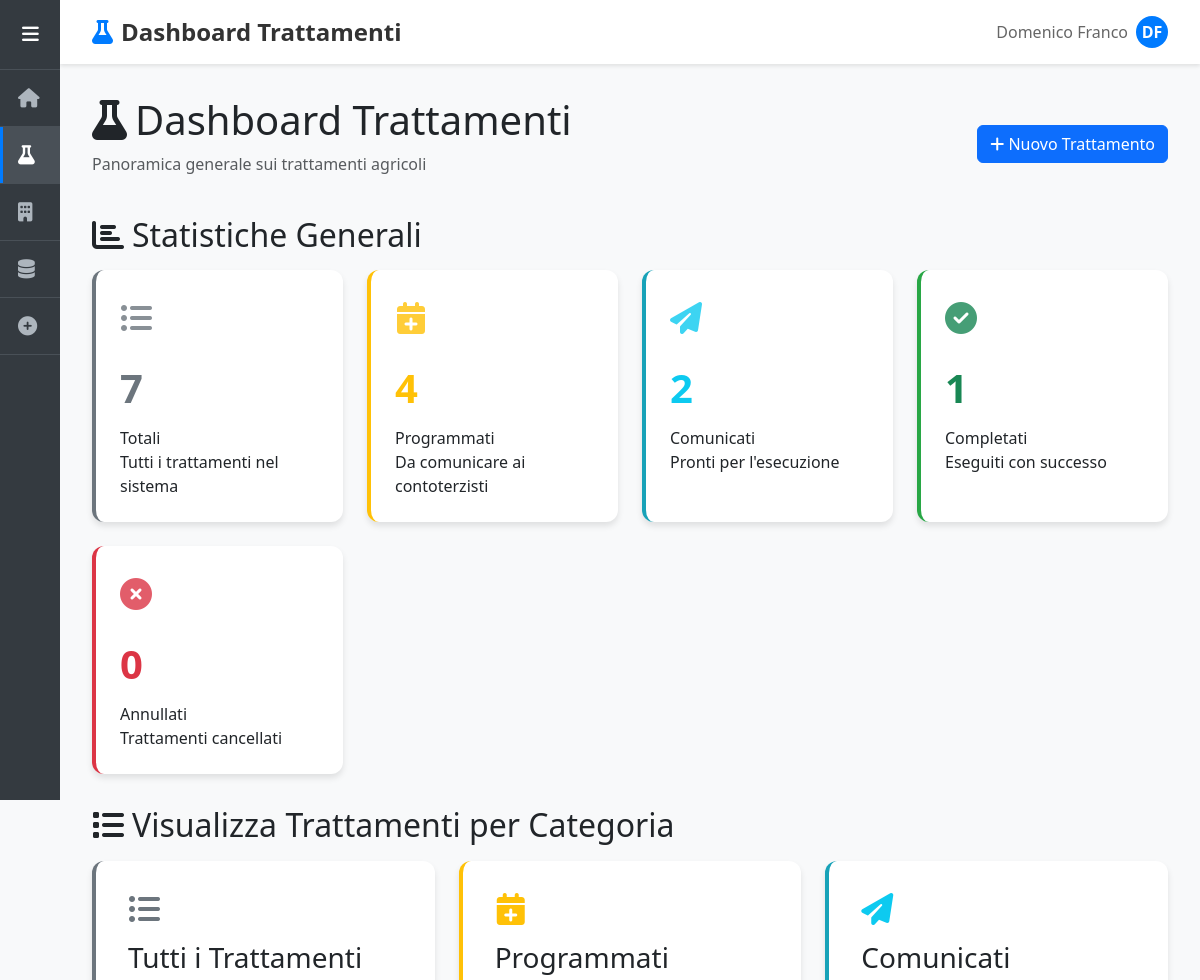
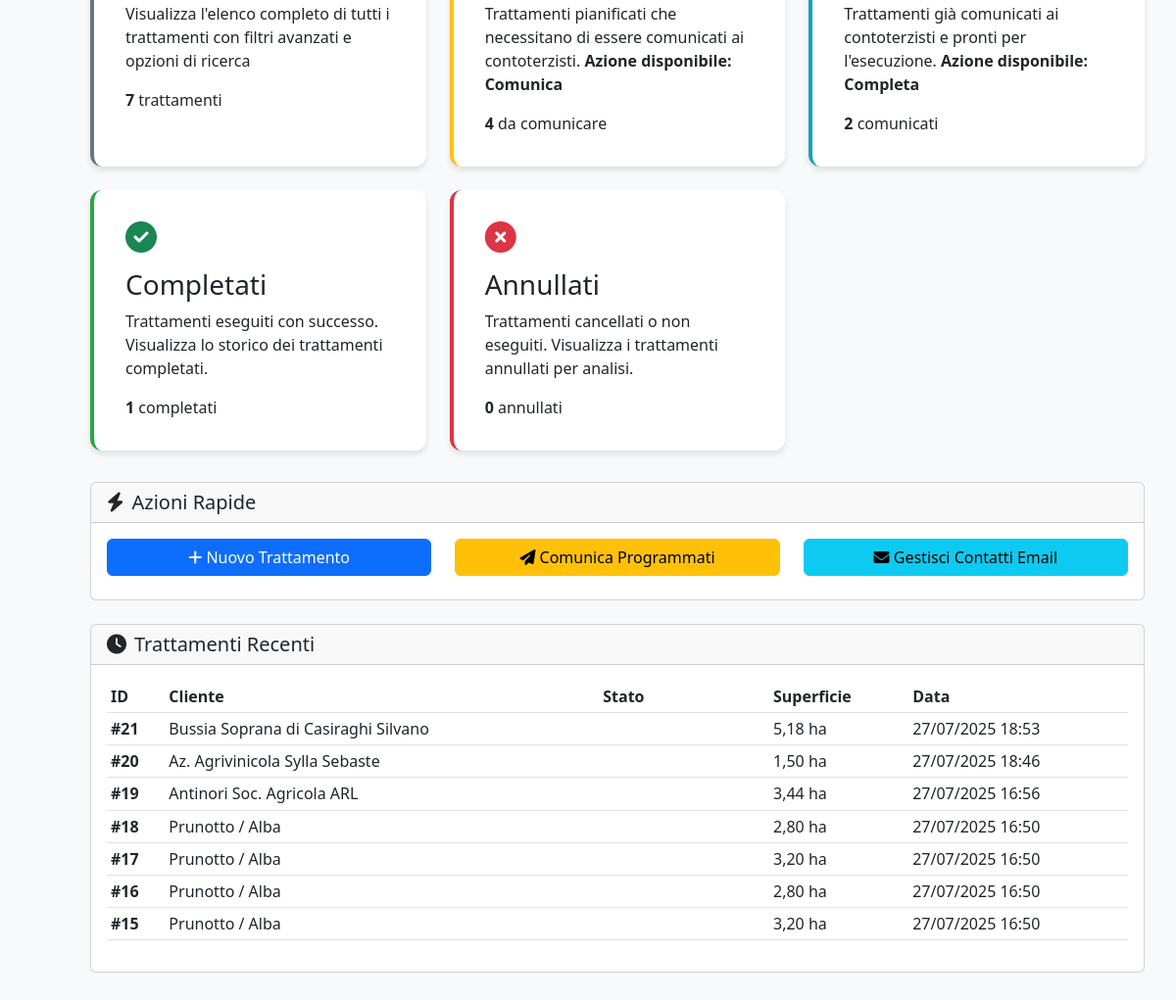
Screenshot of /trattamenti/ with the database file from the repository (2 pictures, top to bottom).
### domenico/models.py (models this page shows, shortened)
class Trattamento(models.Model):
    STATI_CHOICES = [
        ('programmato', 'Programmato'),
        ('comunicato', 'Comunicato'),
        ('completato', 'Completato'),
        ('annullato', 'Annullato'),
    ]
    cliente = models.ForeignKey(Cliente, on_delete=models.CASCADE, related_name='trattamenti')
    cascina = models.ForeignKey(Cascina, on_delete=models.CASCADE, null=True, blank=True, related_name='trattamenti')
    terreni = models.ManyToManyField(Terreno, blank=True, related_name='trattamenti')
    LIVELLI_APPLICAZIONE = [
        ('cliente', 'Intera Azienda'),
        ('cascina', 'Cascina'),
        ('terreno', 'Terreni Selezionati'),
    ]
    livello_applicazione = models.CharField(
        max_length=20,
        choices=LIVELLI_APPLICAZIONE,
        default='cliente',
        help_text="Specifica il livello di applicazione del trattamento"
    )
    data_inserimento = models.DateTimeField(auto_now_add=True)
    data_comunicazione = models.DateTimeField(null=True, blank=True)
    data_esecuzione_prevista = models.DateField(null=True, blank=True)
    data_esecuzione_effettiva = models.DateField(null=True, blank=True)
    stato = models.CharField(
        max_length=20,
        choices=STATI_CHOICES,
        default='programmato',
        help_text="Stato attuale del trattamento"
    )
    note = models.TextField(blank=True, help_text="Note aggiuntive per il trattamento")
    class Meta:
        ordering = ['-data_inserimento']
        verbose_name = 'Trattamento'
        verbose_name_plural = 'Trattamenti'
    def get_superficie_interessata(self):
        from decimal import Decimal
        try:
            if self.livello_applicazione == 'cliente':
                superficie = self.cliente.get_superficie_totale()
            elif self.livello_applicazione == 'cascina' and self.cascina:
                superficie = self.cascina.get_superficie_totale()
            elif self.livello_applicazione == 'terreno':
                superficie = sum(terreno.superficie for terreno in self.terreni.all())
            else:
                superficie = 0
            return Decimal(str(superficie)) if superficie else Decimal('0')
        except Exception as e:
            print(f"Errore calcolo superficie trattamento {self.id}: {e}")
            return Decimal('0')

class Cliente(models.Model):
    nome = models.CharField(max_length=200)
    creato_il = models.DateTimeField(auto_now_add=True)
    def get_superficie_totale(self):
        from decimal import Decimal
        try:
            superficie = sum(cascina.get_superficie_totale() for cascina in self.cascine.all())
            return Decimal(str(superficie))
        except Exception:
            return Decimal('0')

class Cascina(models.Model):
    nome = models.CharField(max_length=200)
    cliente = models.ForeignKey(Cliente, on_delete=models.CASCADE, related_name='cascine')
    contoterzista = models.ForeignKey(
        Contoterzista,
        on_delete=models.SET_NULL,
        null=True,
        blank=True,
        related_name='cascine',
        help_text="Contoterzista responsabile per questa cascina (opzionale)"
    )
    def get_superficie_totale(self):
        from decimal import Decimal
        try:
            superficie = sum(terreno.superficie for terreno in self.terreni.all())
            return Decimal(str(superficie))
        except Exception:
            return Decimal('0')

class Terreno(models.Model):
    nome = models.CharField(max_length=200)
    cascina = models.ForeignKey(Cascina, on_delete=models.CASCADE, related_name='terreni')
    superficie = models.DecimalField(
        max_digits=10,
        decimal_places=2,
        validators=[MinValueValidator(0.01)],
        help_text="Superficie in ettari"
    )
    class Meta:
        verbose_name = "Terreno"
        verbose_name_plural = "Terreni"

### domenico/views.py (the view)
# urls.py: path('trattamenti/', views.trattamenti, name='trattamenti'),
def trattamenti(request):
    view_type = request.GET.get('view', 'dashboard')
    if view_type == 'dashboard':
        return trattamenti_dashboard(request)
    else:
        return trattamenti_table(request, view_type)

### domenico/views.py (called while the page is built)
def trattamenti_dashboard(request):
    from django.db.models import Count
    stats = {
        'totali': Trattamento.objects.count(),
        'programmati': Trattamento.objects.filter(stato='programmato').count(),
        'comunicati': Trattamento.objects.filter(stato='comunicato').count(),
        'completati': Trattamento.objects.filter(stato='completato').count(),
        'annullati': Trattamento.objects.filter(stato='annullato').count(),
    }
    trattamenti_recenti = Trattamento.objects.select_related(
        'cliente', 'cascina', 'cascina__contoterzista'
    ).prefetch_related('terreni')[:10]
    context = {
        'stats': stats,
        'trattamenti_recenti': trattamenti_recenti,
    }
    return render(request, 'trattamenti.html', context)

### domenico/templates/trattamenti.html (shortened to what this page needs)
{% extends 'base.html' %}
{% block page_title %}Dashboard Trattamenti{% endblock %}
{% block page_icon %}<i class="fas fa-flask"></i>{% endblock %}
{% block content %}
<div class="d-flex justify-content-between align-items-center mb-4">
    <div>
        <h1><i class="fas fa-flask me-2"></i>Dashboard Trattamenti</h1>
        <p class="text-muted">Panoramica generale sui trattamenti agricoli</p>
    </div>
    <div>
        <a href="{% url 'inserisci' %}" class="btn btn-primary">
            <i class="fas fa-plus"></i> Nuovo Trattamento
        </a>
    </div>
</div>
<div class="stats-overview">
    <h2 class="mb-3">
        <i class="fas fa-chart-bar me-2"></i>Statistiche Generali
    </h2>
    <div class="stats-grid">
        <div class="stat-card totali">
            <div class="stat-icon">
                <i class="fas fa-list-ul text-secondary"></i>
            </div>
            <div class="stat-number text-secondary">{{ stats.totali }}</div>
            <div class="stat-label">Totali</div>
            <div class="stat-sublabel">Tutti i trattamenti nel sistema</div>
        </div>
        <div class="stat-card programmati">
            <div class="stat-icon">
                <i class="fas fa-calendar-plus text-warning"></i>
            </div>
            <div class="stat-number text-warning">{{ stats.programmati }}</div>
            <div class="stat-label">Programmati</div>
            <div class="stat-sublabel">Da comunicare ai contoterzisti</div>
        </div>
        <div class="stat-card comunicati">
            <div class="stat-icon">
                <i class="fas fa-paper-plane text-info"></i>
            </div>
            <div class="stat-number text-info">{{ stats.comunicati }}</div>
            <div class="stat-label">Comunicati</div>
            <div class="stat-sublabel">Pronti per l'esecuzione</div>
        </div>
        <div class="stat-card completati">
            <div class="stat-icon">
                <i class="fas fa-check-circle text-success"></i>
            </div>
            <div class="stat-number text-success">{{ stats.completati }}</div>
            <div class="stat-label">Completati</div>
            <div class="stat-sublabel">Eseguiti con successo</div>
        </div>
        <div class="stat-card annullati">
            <div class="stat-icon">
                <i class="fas fa-times-circle text-danger"></i>
            </div>
            <div class="stat-number text-danger">{{ stats.annullati }}</div>
            <div class="stat-label">Annullati</div>
            <div class="stat-sublabel">Trattamenti cancellati</div>
        </div>
    </div>
</div>
<div class="navigation-section">
    <h2 class="navigation-title mb-3">
        <i class="fas fa-list me-2"></i>Visualizza Trattamenti per Categoria
    </h2>
    <div class="navigation-grid">
        <a href="?view=tutti" class="nav-card tutti">
            <div class="nav-icon">
                <i class="fas fa-list-ul fa-2x text-secondary mb-3"></i>
            </div>
            <h3 class="nav-title">Tutti i Trattamenti</h3>
            <p class="nav-description">
                Visualizza l'elenco completo di tutti i trattamenti con filtri avanzati e opzioni di ricerca
            </p>
            <div class="nav-count"><strong>{{ stats.totali }}</strong> trattamenti</div>
        </a>
        <a href="?view=programmati" class="nav-card programmati">
            <div class="nav-icon">
                <i class="fas fa-calendar-plus fa-2x text-warning mb-3"></i>
            </div>
            <h3 class="nav-title">Programmati</h3>
            <p class="nav-description">
                Trattamenti pianificati che necessitano di essere comunicati ai contoterzisti.
                <strong>Azione disponibile: Comunica</strong>
            </p>
            <div class="nav-count"><strong>{{ stats.programmati }}</strong> da comunicare</div>
        </a>
        <a href="?view=comunicati" class="nav-card comunicati">
            <div class="nav-icon">
                <i class="fas fa-paper-plane fa-2x text-info mb-3"></i>
            </div>
            <h3 class="nav-title">Comunicati</h3>
            <p class="nav-description">
                Trattamenti già comunicati ai contoterzisti e pronti per l'esecuzione.
                <strong>Azione disponibile: Completa</strong>
            </p>
            <div class="nav-count"><strong>{{ stats.comunicati }}</strong> comunicati</div>
        </a>
        <a href="?view=completati" class="nav-card completati">
            <div class="nav-icon">
                <i class="fas fa-check-circle fa-2x text-success mb-3"></i>
            </div>
            <h3 class="nav-title">Completati</h3>
            <p class="nav-description">
                Trattamenti eseguiti con successo. Visualizza lo storico dei trattamenti completati.
            </p>
            <div class="nav-count"><strong>{{ stats.completati }}</strong> completati</div>
        </a>
        <a href="?view=annullati" class="nav-card annullati">
            <div class="nav-icon">
                <i class="fas fa-times-circle fa-2x text-danger mb-3"></i>
            </div>
            <h3 class="nav-title">Annullati</h3>
            <p class="nav-description">
                Trattamenti cancellati o non eseguiti. Visualizza i trattamenti annullati per analisi.
            </p>
            <div class="nav-count"><strong>{{ stats.annullati }}</strong> annullati</div>
        </a>
    </div>
</div>
<div class="quick-actions mt-4">
    <div class="card">
        <div class="card-header">
            <h5 class="mb-0">
                <i class="fas fa-bolt me-2"></i>Azioni Rapide
            </h5>
        </div>
        <div class="card-body">
            <div class="row">
                <div class="col-md-4">
                    <a href="{% url 'inserisci' %}" class="btn btn-primary w-100 mb-2">
                        <i class="fas fa-plus"></i> Nuovo Trattamento
                    </a>
                </div>
                <div class="col-md-4">
                    <a href="?view=programmati" class="btn btn-warning w-100 mb-2">
                        <i class="fas fa-paper-plane"></i> Comunica Programmati
                    </a>
                </div>
                <div class="col-md-4">
                    <a href="{% url 'contatti_email' %}" class="btn btn-info w-100 mb-2">
                        <i class="fas fa-envelope"></i> Gestisci Contatti Email
                    </a>
                </div>
            </div>
        </div>
    </div>
</div>
{% if trattamenti_recenti %}
<div class="recent-treatments mt-4">
    <div class="card">
        <div class="card-header">
            <h5 class="mb-0">
                <i class="fas fa-clock me-2"></i>Trattamenti Recenti
            </h5>
        </div>
        <div class="card-body">
            <div class="table-responsive">
                <table class="table table-sm">
                    <thead>
                        <tr>
                            <th>ID</th>
                            <th>Cliente</th>
                            <th>Stato</th>
                            <th>Superficie</th>
                            <th>Data</th>
                        </tr>
                    </thead>
                    <tbody>
                        {% for trattamento in trattamenti_recenti %}
                        <tr>
                            <td><strong>#{{ trattamento.id }}</strong></td>
                            <td>{{ trattamento.cliente.nome }}</td>
                            <td>
                                <span class="badge bg-{{ trattamento.stato }}">
                                </span>
                            </td>
                            <td>{{ trattamento.get_superficie_interessata|floatformat:2 }} ha</td>
                            <td>{{ trattamento.data_inserimento|date:"d/m/Y H:i" }}</td>
                        </tr>
                        {% endfor %}
                    </tbody>
                </table>
            </div>
        </div>
    </div>
</div>
{% endif %}
{% endblock %}

### domenico/templates/base.html (style rules this page uses)
:root { --sidebar-width: 60px; --sidebar-expanded-width: 200px; --sidebar-bg: #343a40; --sidebar-hover: #495057; --primary-color: #007bff; }
body { background-color: #f8f9fa; font-family: 'Segoe UI', Tahoma, Geneva, Verdana, sans-serif; }
.page-title i { margin-right: 0.5rem; color: var(--primary-color); }

### domenico/templates/trattamenti.html (style rules this page uses)
.stats-grid { display: grid; grid-template-columns: repeat(auto-fit, minmax(250px, 1fr)); gap: 1.5rem; margin-bottom: 2rem; }
.stat-card { background: white; border-radius: 12px; padding: 1.5rem; box-shadow: 0 4px 6px rgba(0, 0, 0, 0.1); transition: transform 0.2s ease, box-shadow 0.2s ease; border-left: 4px solid; }
.stat-card.totali { border-left-color: #6c757d; }
.stat-card.programmati { border-left-color: #ffc107; }
.stat-card.comunicati { border-left-color: #17a2b8; }
.stat-card.completati { border-left-color: #28a745; }
.stat-card.annullati { border-left-color: #dc3545; }
.stat-icon { font-size: 2rem; margin-bottom: 1rem; opacity: 0.8; }
.stat-number { font-size: 2.5rem; font-weight: bold; margin-bottom: 0.5rem; }
.navigation-grid { display: grid; grid-template-columns: repeat(auto-fit, minmax(300px, 1fr)); gap: 1.5rem; margin-bottom: 2rem; }
.nav-card { background: white; border-radius: 12px; padding: 2rem; text-decoration: none; color: inherit; box-shadow: 0 4px 6px rgba(0, 0, 0, 0.1); transition: all 0.3s ease; border-left: 4px solid; }
.nav-card.tutti { border-left-color: #6c757d; }
.nav-card.programmati { border-left-color: #ffc107; }
.nav-card.comunicati { border-left-color: #17a2b8; }
.nav-card.completati { border-left-color: #28a745; }
.nav-card.annullati { border-left-color: #dc3545; }

### rows the page displays
Trattamento: id "21", cliente.nome "Bussia Soprana di Casiraghi Silvano", get_superficie_interessata "5,18", data_inserimento "27/07/2025 18:53"
Trattamento: id "20", cliente.nome "Az. Agrivinicola Sylla Sebaste", get_superficie_interessata "1,50", data_inserimento "27/07/2025 18:46"
Trattamento: id "19", cliente.nome "Antinori Soc. Agricola ARL", get_superficie_interessata "3,44", data_inserimento "27/07/2025 16:56"
Trattamento: id "18", cliente.nome "Prunotto / Alba", get_superficie_interessata "2,80", data_inserimento "27/07/2025 16:50"
Trattamento: id "17", cliente.nome "Prunotto / Alba", get_superficie_interessata "3,20", data_inserimento "27/07/2025 16:50"
Trattamento: id "16", cliente.nome "Prunotto / Alba", get_superficie_interessata "2,80", data_inserimento "27/07/2025 16:50"
Trattamento: id "15", cliente.nome "Prunotto / Alba", get_superficie_interessata "3,20", data_inserimento "27/07/2025 16:50"

### other values shown
{{ stats.totali }} "7"
{{ stats.programmati }} "4"
{{ stats.comunicati }} "2"
{{ stats.completati }} "1"
{{ stats.annullati }} "0"
